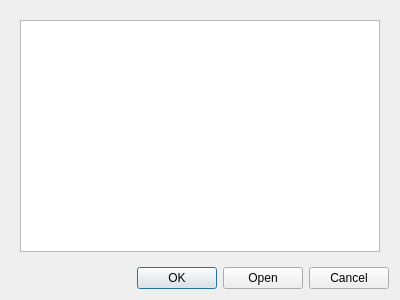
<?xml version="1.0" encoding="UTF-8"?>
<ui version="4.0">
 <class>LoadSampleDialog</class>
 <widget class="QDialog" name="LoadSampleDialog">
  <property name="windowModality">
   <enum>Qt::ApplicationModal</enum>
  </property>
  <property name="geometry">
   <rect>
    <x>0</x>
    <y>0</y>
    <width>400</width>
    <height>300</height>
   </rect>
  </property>
  <property name="windowTitle">
   <string>Select Sub Sample</string>
  </property>
  <layout class="QVBoxLayout" name="verticalLayout">
   <item>
    <widget class="QFrame" name="Layout">
     <property name="frameShape">
      <enum>QFrame::NoFrame</enum>
     </property>
     <property name="frameShadow">
      <enum>QFrame::Raised</enum>
     </property>
     <layout class="QGridLayout" name="gridLayout">
      <item row="0" column="0">
       <widget class="QTableView" name="tableView">
        <property name="contextMenuPolicy">
         <enum>Qt::CustomContextMenu</enum>
        </property>
        <property name="alternatingRowColors">
         <bool>true</bool>
        </property>
        <property name="selectionMode">
         <enum>QAbstractItemView::SingleSelection</enum>
        </property>
        <property name="selectionBehavior">
         <enum>QAbstractItemView::SelectRows</enum>
        </property>
        <property name="sortingEnabled">
         <bool>true</bool>
        </property>
        <attribute name="horizontalHeaderStretchLastSection">
         <bool>true</bool>
        </attribute>
        <attribute name="verticalHeaderVisible">
         <bool>false</bool>
        </attribute>
       </widget>
      </item>
     </layout>
    </widget>
   </item>
   <item>
    <widget class="QDialogButtonBox" name="buttonBox">
     <property name="orientation">
      <enum>Qt::Horizontal</enum>
     </property>
     <property name="standardButtons">
      <set>QDialogButtonBox::Cancel|QDialogButtonBox::Ok|QDialogButtonBox::Open</set>
     </property>
    </widget>
   </item>
  </layout>
 </widget>
 <resources/>
 <connections>
  <connection>
   <sender>buttonBox</sender>
   <signal>accepted()</signal>
   <receiver>LoadSampleDialog</receiver>
   <slot>accept()</slot>
   <hints>
    <hint type="sourcelabel">
     <x>248</x>
     <y>254</y>
    </hint>
    <hint type="destinationlabel">
     <x>157</x>
     <y>274</y>
    </hint>
   </hints>
  </connection>
  <connection>
   <sender>buttonBox</sender>
   <signal>rejected()</signal>
   <receiver>LoadSampleDialog</receiver>
   <slot>reject()</slot>
   <hints>
    <hint type="sourcelabel">
     <x>316</x>
     <y>260</y>
    </hint>
    <hint type="destinationlabel">
     <x>286</x>
     <y>274</y>
    </hint>
   </hints>
  </connection>
 </connections>
</ui>
